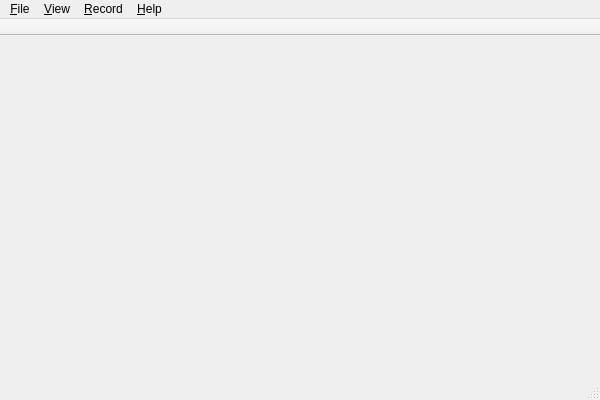
<ui version="4.0" >
 <class>MainWindowClass</class>
 <widget class="QMainWindow" name="MainWindowClass" >
  <property name="geometry" >
   <rect>
    <x>0</x>
    <y>0</y>
    <width>600</width>
    <height>400</height>
   </rect>
  </property>
  <property name="windowTitle" >
   <string>MainWindow</string>
  </property>
  <widget class="QWidget" name="centralWidget" >
   <property name="geometry" >
    <rect>
     <x>0</x>
     <y>36</y>
     <width>600</width>
     <height>342</height>
    </rect>
   </property>
  </widget>
  <widget class="QMenuBar" name="menuBar" >
   <property name="geometry" >
    <rect>
     <x>0</x>
     <y>0</y>
     <width>600</width>
     <height>22</height>
    </rect>
   </property>
   <widget class="QMenu" name="mnuHelp" >
    <property name="title" >
     <string>&amp;Help</string>
    </property>
    <addaction name="actHelpAbout" />
   </widget>
   <widget class="QMenu" name="mnuRecord" >
    <property name="title" >
     <string>&amp;Record</string>
    </property>
   </widget>
   <widget class="QMenu" name="mnuFile" >
    <property name="title" >
     <string>&amp;File</string>
    </property>
   </widget>
   <widget class="QMenu" name="mnuView" >
    <property name="title" >
     <string>&amp;View</string>
    </property>
   </widget>
   <addaction name="mnuFile" />
   <addaction name="mnuView" />
   <addaction name="mnuRecord" />
   <addaction name="mnuHelp" />
  </widget>
  <widget class="QStatusBar" name="statusBar" >
   <property name="geometry" >
    <rect>
     <x>0</x>
     <y>378</y>
     <width>600</width>
     <height>22</height>
    </rect>
   </property>
  </widget>
  <widget class="QToolBar" name="toolBar" >
   <property name="geometry" >
    <rect>
     <x>0</x>
     <y>22</y>
     <width>600</width>
     <height>14</height>
    </rect>
   </property>
   <property name="windowTitle" >
    <string>toolBar</string>
   </property>
   <property name="movable" >
    <bool>false</bool>
   </property>
   <attribute name="toolBarArea" >
    <enum>TopToolBarArea</enum>
   </attribute>
   <attribute name="toolBarBreak" >
    <bool>false</bool>
   </attribute>
  </widget>
  <action name="actFileSave" >
   <property name="text" >
    <string>&amp;Save</string>
   </property>
   <property name="shortcut" >
    <string>Ctrl+S</string>
   </property>
  </action>
  <action name="actionDude" >
   <property name="text" >
    <string>Dude</string>
   </property>
  </action>
  <action name="actFileOpen" >
   <property name="text" >
    <string>&amp;Open...</string>
   </property>
   <property name="shortcut" >
    <string>Ctrl+O</string>
   </property>
  </action>
  <action name="actFileSaveAs" >
   <property name="text" >
    <string>Save &amp;As...</string>
   </property>
  </action>
  <action name="actRecord" >
   <property name="text" >
    <string>&amp;Record</string>
   </property>
  </action>
  <action name="actFileNew" >
   <property name="text" >
    <string>&amp;New</string>
   </property>
   <property name="shortcut" >
    <string>Ctrl+N</string>
   </property>
  </action>
  <action name="actFileOpenRecent" >
   <property name="text" >
    <string>Open &amp;Recent</string>
   </property>
  </action>
  <action name="actFileLoadExampleProject" >
   <property name="text" >
    <string>Load &amp;Example Project</string>
   </property>
  </action>
  <action name="actFileExit" >
   <property name="text" >
    <string>E&amp;xit</string>
   </property>
  </action>
  <action name="actFileExportCSV" >
   <property name="text" >
    <string>Export as &amp;CSV File...</string>
   </property>
   <property name="iconText" >
    <string>Export as CSV File</string>
   </property>
  </action>
  <action name="actFileExportTAB" >
   <property name="text" >
    <string>Export as &amp;TAB File</string>
   </property>
  </action>
  <action name="action_About" >
   <property name="text" >
    <string>&amp;About</string>
   </property>
  </action>
  <action name="actHelpAbout" >
   <property name="text" >
    <string>&amp;About...</string>
   </property>
  </action>
 </widget>
 <layoutdefault spacing="6" margin="11" />
 <resources>
  <include location="View.qrc" />
 </resources>
 <connections/>
</ui>
